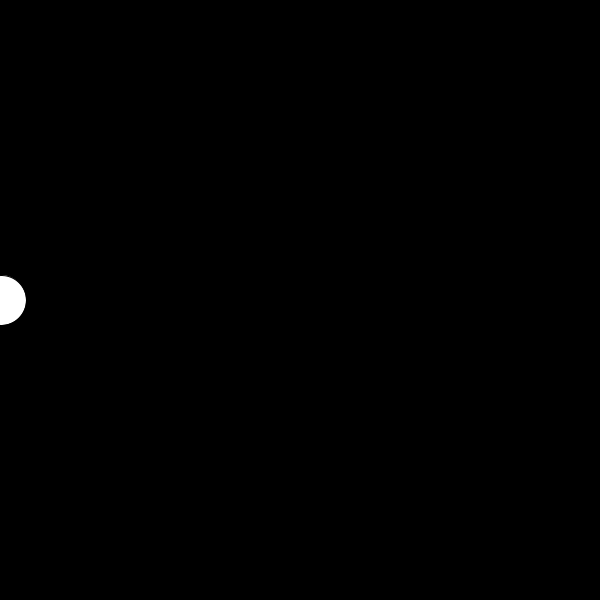
Frame 1 (no input)
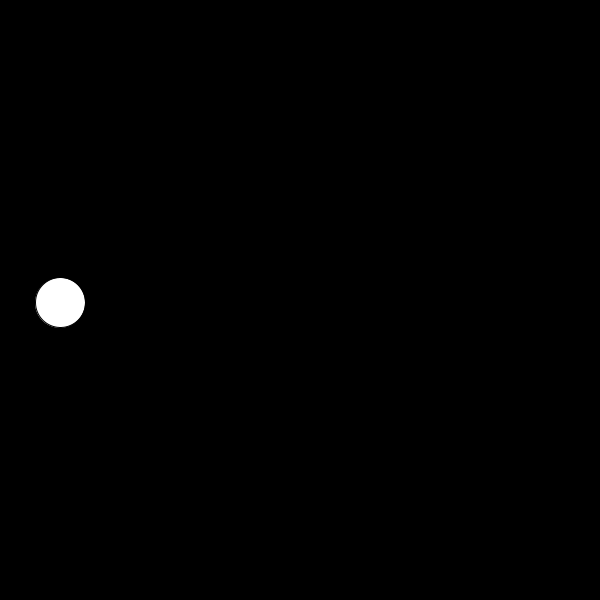
Frame 60 (the mouse pressed at the canvas centre just before this capture)
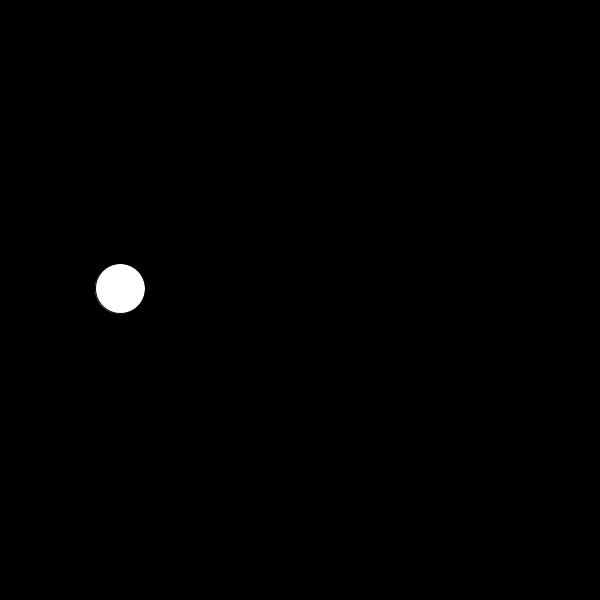
Frame 120 (the mouse held since frame 60 and released just before this capture)

The Processing sketch that drew these frames (run headless with seeded random() and noise(); from frame 60 on, the mouse is pressed at the canvas centre):

// Processing sketch: FInal_2_0
// ── FInal_2_0.pde
// fix the code so that the drawn ellipse oscillates as 
// in the example gif. it should reset its position to 
// the left side of the screen after reaching the right.
// the wave's amplitude should grow larger as the xPos 
// increases (use map() or other means).

int size = 50; 
float xPos = 0;
float yPos = 0;
float theta; 
float ampl; 
float offset;

void setup() {
  size(600, 600);
  ampl = 0;
}
void draw() {
  background(0); 
  offset = height/2;

  theta += .05; 

  //create boundaries for your xPos 
  if (xPos > height) {
    xPos = 0;
  }
  xPos += 1; 

  //use the map function for ampl 
  ampl = map(xPos, 0, width, 0, 200); 
  //fix yPos 
  yPos = offset + sin(theta) * ampl; 

  fill(255); 
  ellipse(xPos, yPos, size, size);
}
